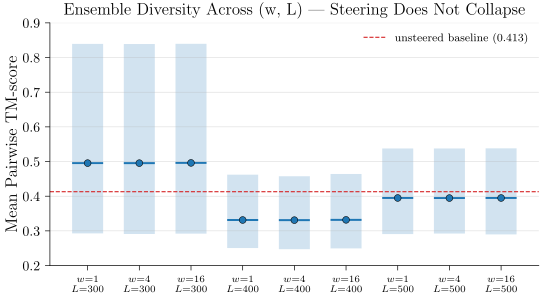

Source code (Python):
# P27_v1: Ensemble pairwise TM-score per (direction, w) cell — boxplot with unsteered baseline.
# Visualizes: F10 / E036
# Source: results/noise_aware_ensemble_sweep/diversity_pairwise_tm.csv
import sys
from pathlib import Path
sys.path.insert(0, str(Path(__file__).parent.parent))
from plot_utils import figsize
import matplotlib.pyplot as plt
import numpy as np
import csv

CSV = Path("/home/ks2218/la-proteina/results/noise_aware_ensemble_sweep/diversity_pairwise_tm.csv")
rows = list(csv.DictReader(CSV.open()))

# Pick a representative L=300 only, camsol_max, ws in {1, 4, 16}
def pick(direction, w, L):
    for r in rows:
        if r["direction"] == direction and r["w"] == str(w) and r["L"] == str(L):
            return float(r["mean"]), float(r["p10"]), float(r["p90"])
    return None

ws = [1, 4, 16]
L_list = [300, 400, 500]
cells = []
labels = []
for L in L_list:
    for w in ws:
        m, p10, p90 = pick("camsol_max", w, L)
        cells.append((m, p10, p90))
        labels.append(f"$w{{=}}{w}$\n$L{{=}}{L}$")

fig, ax = plt.subplots(figsize=figsize(1.0, ratio=0.5))
x = np.arange(len(cells))
means = [c[0] for c in cells]; p10 = [c[1] for c in cells]; p90 = [c[2] for c in cells]

# Make box-like artifacts: rectangle from p10 to p90, mean as horizontal line
for i, (m, lo, hi) in enumerate(cells):
    ax.add_patch(plt.Rectangle((i - 0.3, lo), 0.6, hi - lo, color="#1f77b4", alpha=0.2, lw=0))
    ax.hlines(m, i - 0.3, i + 0.3, color="#1f77b4", lw=1.4)
    ax.scatter([i], [m], color="#1f77b4", s=24, zorder=3, edgecolor="black", lw=0.4)

ax.axhline(0.413, color="#d62728", ls="--", lw=0.8, label="unsteered baseline (0.413)")
ax.set_xticks(x); ax.set_xticklabels(labels, fontsize=7)
ax.set_ylabel("Mean Pairwise TM-score")
ax.set_title("Ensemble Diversity Across (w, L) — Steering Does Not Collapse")
ax.legend(frameon=False, fontsize=8, loc="upper right")
ax.spines[["top", "right"]].set_visible(False)
ax.grid(True, lw=0.4, alpha=0.5, zorder=0, axis="y")
ax.set_ylim(0.2, 0.9)

fig.savefig(Path(__file__).with_suffix(".pdf"))
